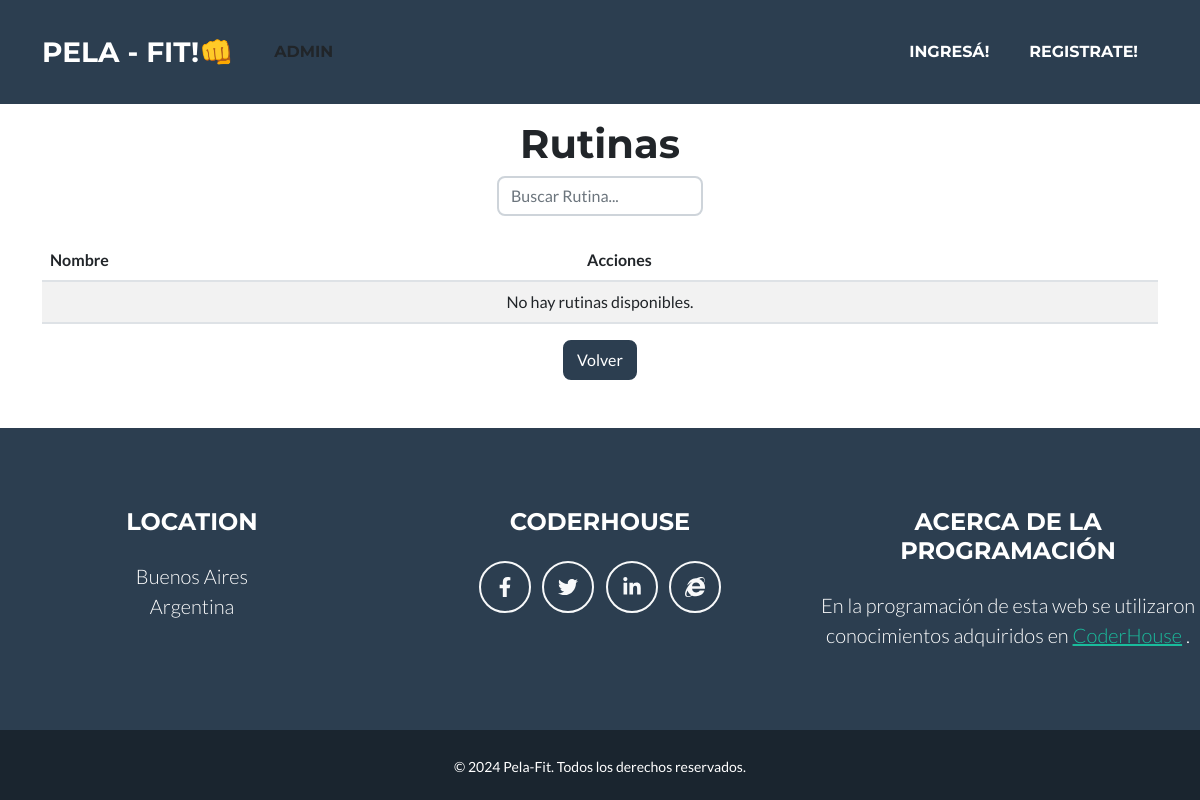
/rutinas/ejerciciorutina/list, run on an earlier commit of the app's database.
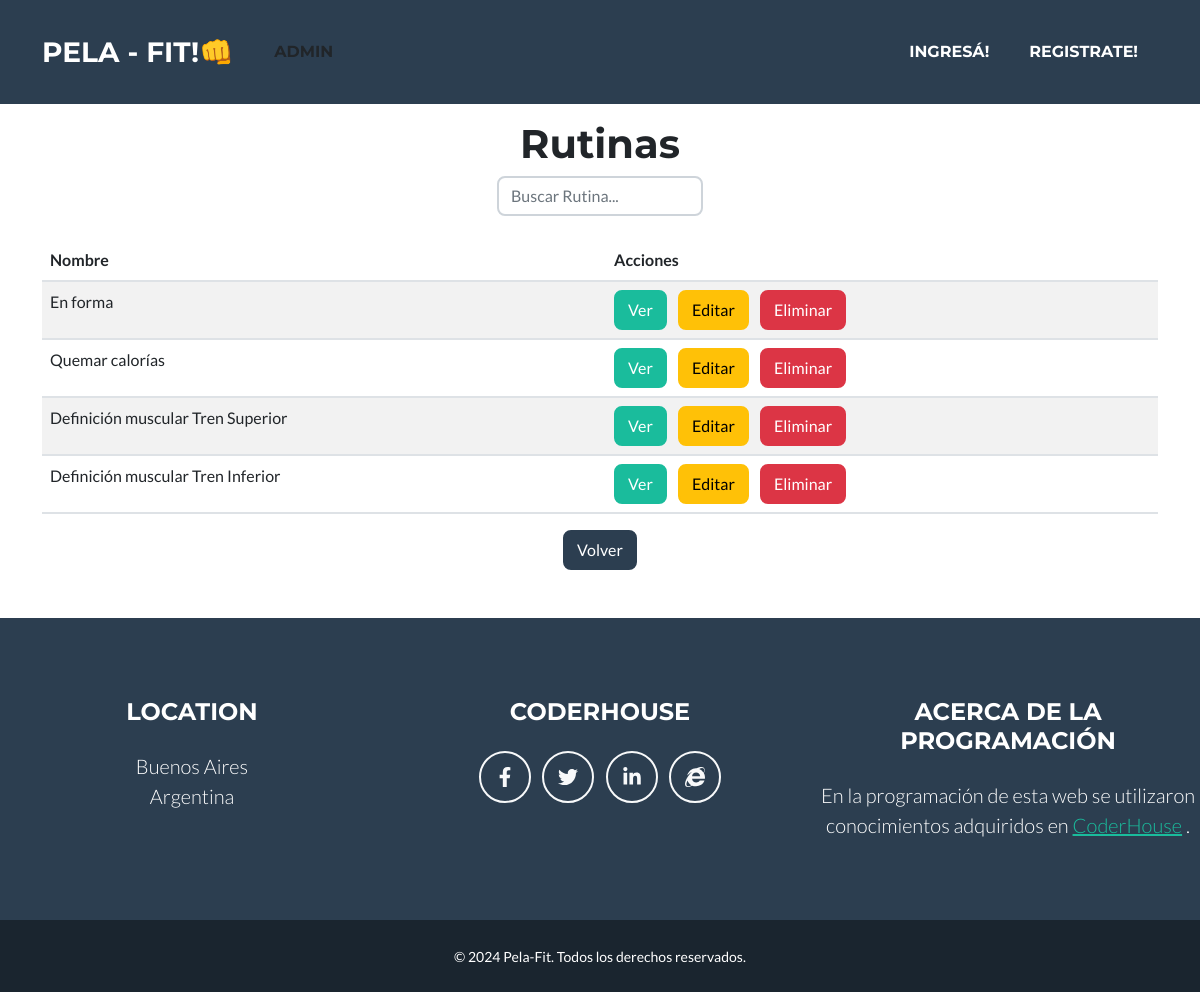
And on a later commit of the database.
### rutina/models.py (models this page shows, shortened)
class EjercicioRutina(models.Model):
    nombre = models.CharField(max_length=100)
    descripcion = models.TextField()
    class Meta:
        verbose_name_plural = "Rutinas"

### rutina/views.py (the view)
# urls.py: path("ejerciciorutina/list", views.EjercicioRutinaList.as_view(), name = "ejerciciorutina_list" ),
class EjercicioRutinaList(ListView):
    model = EjercicioRutina
    template_name = "rutina/ejerciciorutina_list.html"
    context_object_name = "object_list"
    def get_queryset(self):
        queryset = super().get_queryset()
        consulta = self.request.GET.get('consulta')
        if consulta:
            queryset = queryset.filter(nombre__icontains=consulta)
            print(queryset.query)  # Imprime la consulta SQL generada
        return queryset

### rutina/templates/rutina/ejerciciorutina_list.html (shortened to what this page needs)
{% extends 'core/base.html' %}
{% block content %}
<div class="container d-flex align-items-center flex-column"><h1 class="mt-4">Rutinas</h1>
  <div class="mb-4">
    <form action=" {% url 'rutina:ejerciciorutina_list' %}" method="get">
      <input type="text" class="form-control" name="consulta" placeholder="Buscar Rutina...">
    </form>
  </div>
  <table class="table table-striped">
    <thead>
      <tr>
        <th scope="col">Nombre</th>
        <th scope="col">Acciones</th>
      </tr>
    </thead>
    <tbody>
      {% for rutina in object_list %}
        <tr>
          <td>{{ rutina.nombre }}</td>
          <td>
            <a href="{% url 'rutina:ejerciciorutina_detail' rutina.id %}" class="btn btn-primary me-2">Ver</a>
            <a href="{% url 'rutina:ejerciciorutina_update' rutina.id %}" class="btn btn-warning me-2">Editar</a>
            <a href="{% url 'rutina:ejerciciorutina_delete' rutina.id %}" class="btn btn-danger">Eliminar</a>
          </td>
        </tr>
      {% empty %}
        <tr>
          <td colspan="3" class="text-center">No hay rutinas disponibles.</td>
        </tr>
      {% endfor %}
    </tbody>
  </table>
  <a href="{% url 'rutina:index' %}" class="btn btn-secondary text-center">Volver</a>
</div>
<div>
{% endblock content %}

What changed in the data, as far as the page shows it:
added EjercicioRutina: nombre "En forma"
added EjercicioRutina: nombre "Quemar calorías"
added EjercicioRutina: nombre "Definición muscular Tren Superior"
added EjercicioRutina: nombre "Definición muscular Tren Inferior"
Also different on the page:
text no longer shown: "No hay rutinas disponibles."
